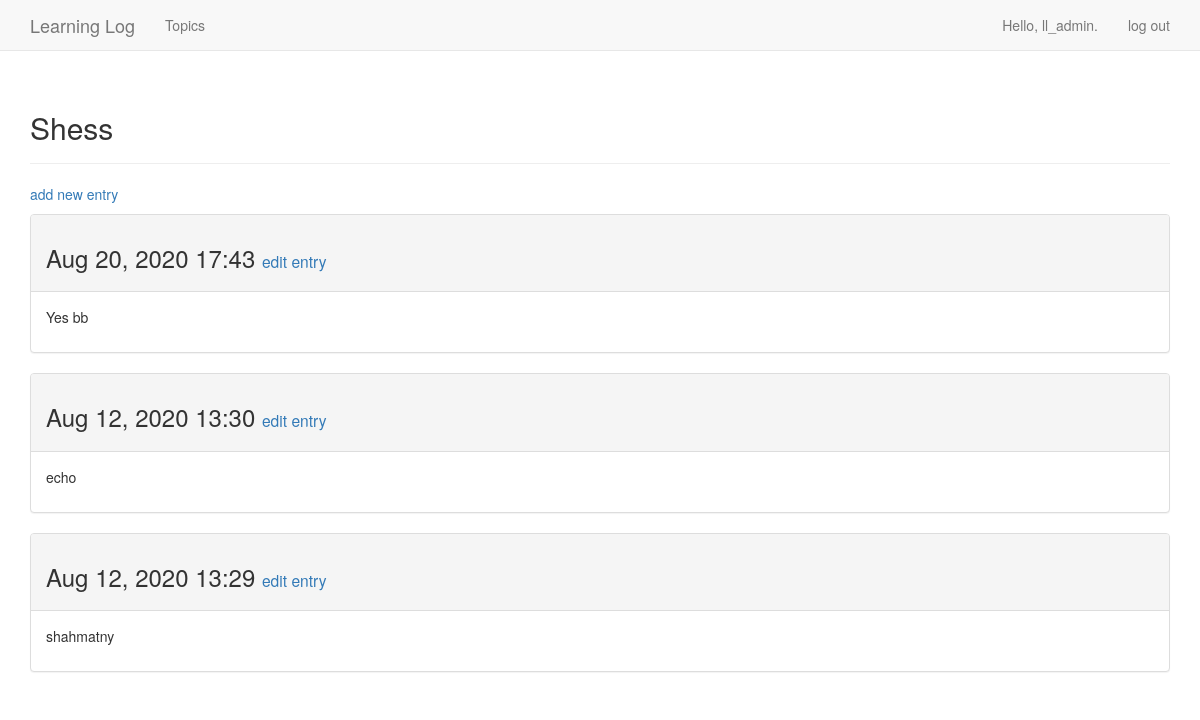
Before: /topics/1/ (signed in) with the older database file.
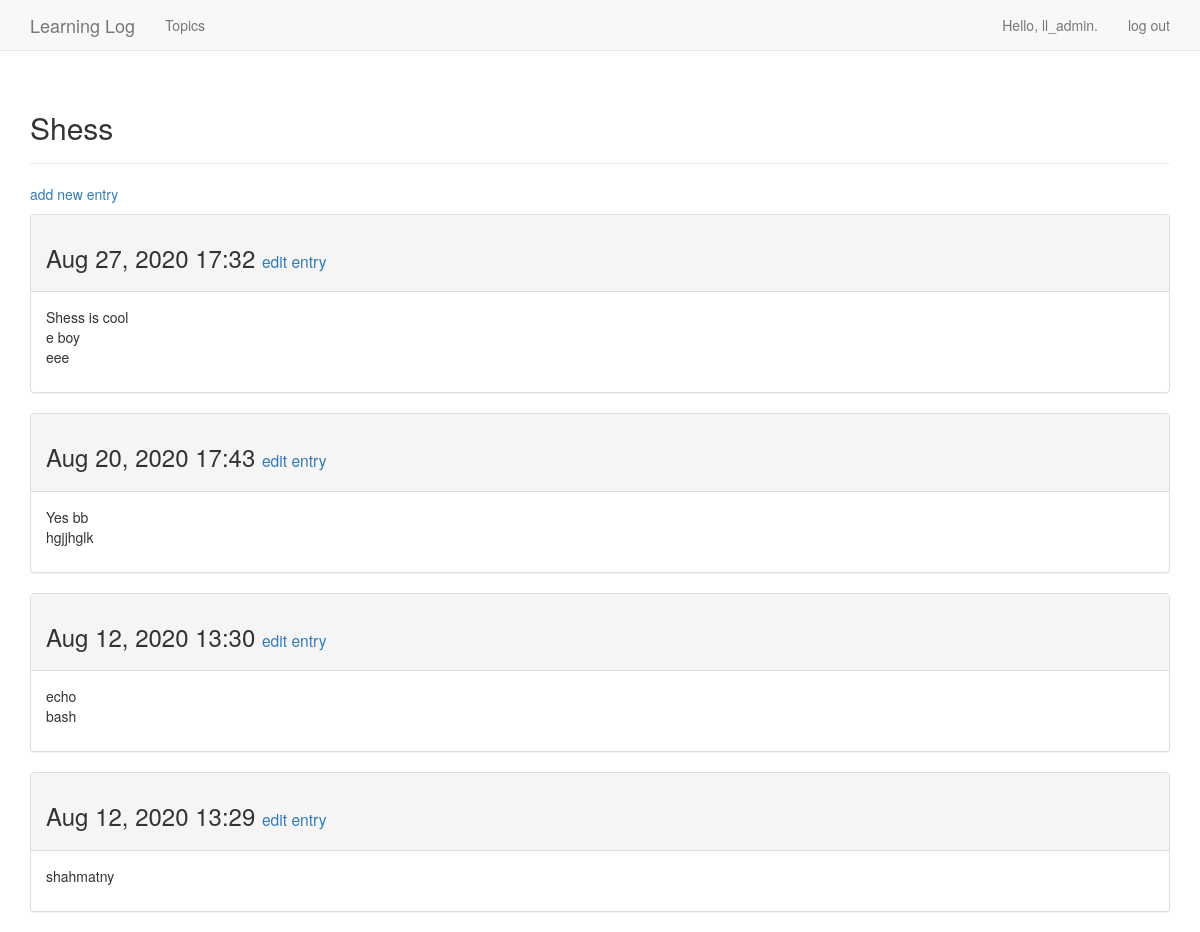
After: the same page with the newer database file.
### learning_logs/models.py (models this page shows, shortened)
class Topic(models.Model):
    text = models.CharField(max_length=200)
    date_added = models.DateTimeField(auto_now_add=True)
    owner = models.ForeignKey(User, on_delete=models.CASCADE)
    def __str__(self):
        return self.text

class Entry(models.Model):
    topic = models.ForeignKey(Topic, on_delete=models.CASCADE)
    text = models.TextField()
    date_added = models.DateTimeField(auto_now_add=True)
    class Meta:
        verbose_name_plural = 'entries'

### learning_logs/views.py (the view)
# urls.py: path('topics/<topic_id>/', views.topic, name='topic'),
@login_required()
def topic(request, topic_id):
    topic = Topic.objects.get(id=topic_id)
    if topic.owner != request.user:
        raise Http404
    entries = topic.entry_set.order_by('-date_added')
    context = {'topic': topic, 'entries': entries}
    return render(request, 'learning_logs/topic.html', context)

### learning_logs/templates/learning_logs/topic.html (shortened to what this page needs)
<!DOCTYPE html>
<html lang="en">
<head>
</head>
<body>
    {% extends 'learning_logs/base.html' %}
    {% block header %}
        <h2>{{ topic }}</h2>
    {% endblock header %}
    {% block content %}
        <p>
            <a href="{% url 'learning_logs:new_entry' topic.id %}">add new entry</a>
        </p>
        {% for entry in entries %}
            <div class="panel panel-default">
                <div class="panel-heading">
                    <h3>
                        {{ entry.date_added|date:'M d, Y H:i' }}
                        <small>
                            <a href="{% url 'learning_logs:edit_entry' entry.id %}">
                                edit entry</a>
                        </small>
                    </h3>
                </div>
                <div class="panel-body">
                    {{ entry.text|linebreaks }}
                </div>
            </div>
            {% empty %}
            There are no entries for this topic yet.
        {% endfor %}
    {% endblock content %}

### learning_logs/templates/learning_logs/base.html (shortened to what this page needs)
<!DOCTYPE html>
{% load bootstrap3 %}
<html lang="en">
<head>
    {% bootstrap_css %}
</head>
<body>
    <nav class="navbar navbar-default navbar-static-top">
        <div class="container">
            <div class="navbar-header">
                <a class="navbar-brand" href="{% url 'learning_logs:index' %}">
                    Learning Log</a>
            </div>
            <div id="navbar" class="navbar-collapse collapse">
                <ul class="nav navbar-nav">
                    <li><a href="{% url 'learning_logs:topics' %}">Topics</a></li>
                </ul>
                <ul class="nav navbar-nav navbar-right">
                    {% if user.is_authenticated %}
                    <li><a>Hello, {{ user.username }}.</a></li>
                    <li><a href="{% url 'users:logout' %}">log out</a></li>
                    {% else %}
                    <li><a href="{% url 'users:register' %}">register</a></li>
                    <li><a href="{% url 'users:login' %}">log in</a></li>
                    {% endif %}
                </ul>
            </div>
        </div>
    </nav>
    <div class="container">
        <div class="page-header">
            {% block header %}{% endblock header %}
        </div>
        <div>
            {% block content %}{% endblock content %}
        </div>
    </div>
</body>
</html>

Changed rows visible on the page:
added Entry: date_added "Aug 27, 2020 17:32", text "Shess is cool e boy eee"
changed Entry: text "Yes bb" → "Yes bb hgjjhglk"
changed Entry: text "echo" → "echo bash"
